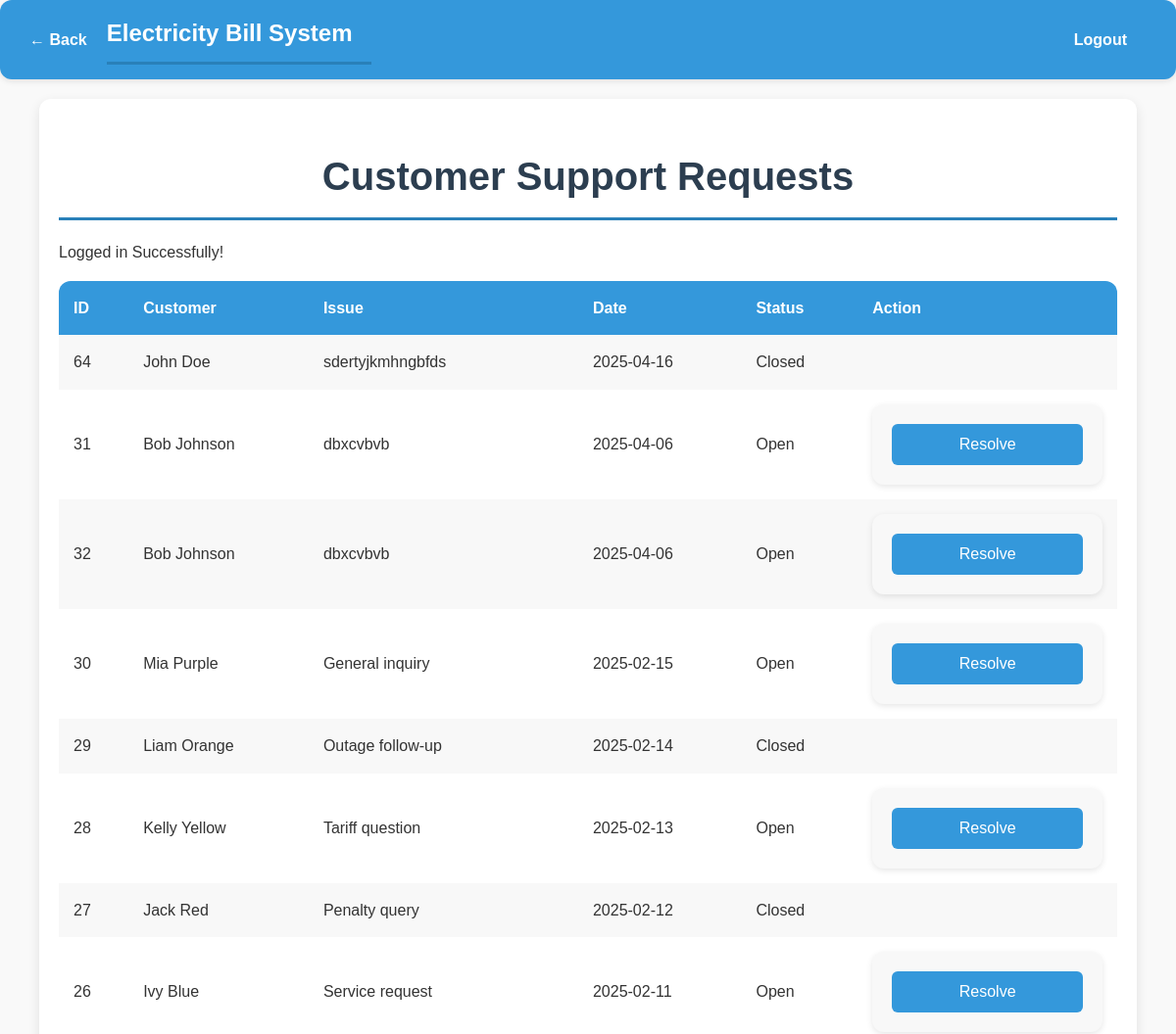
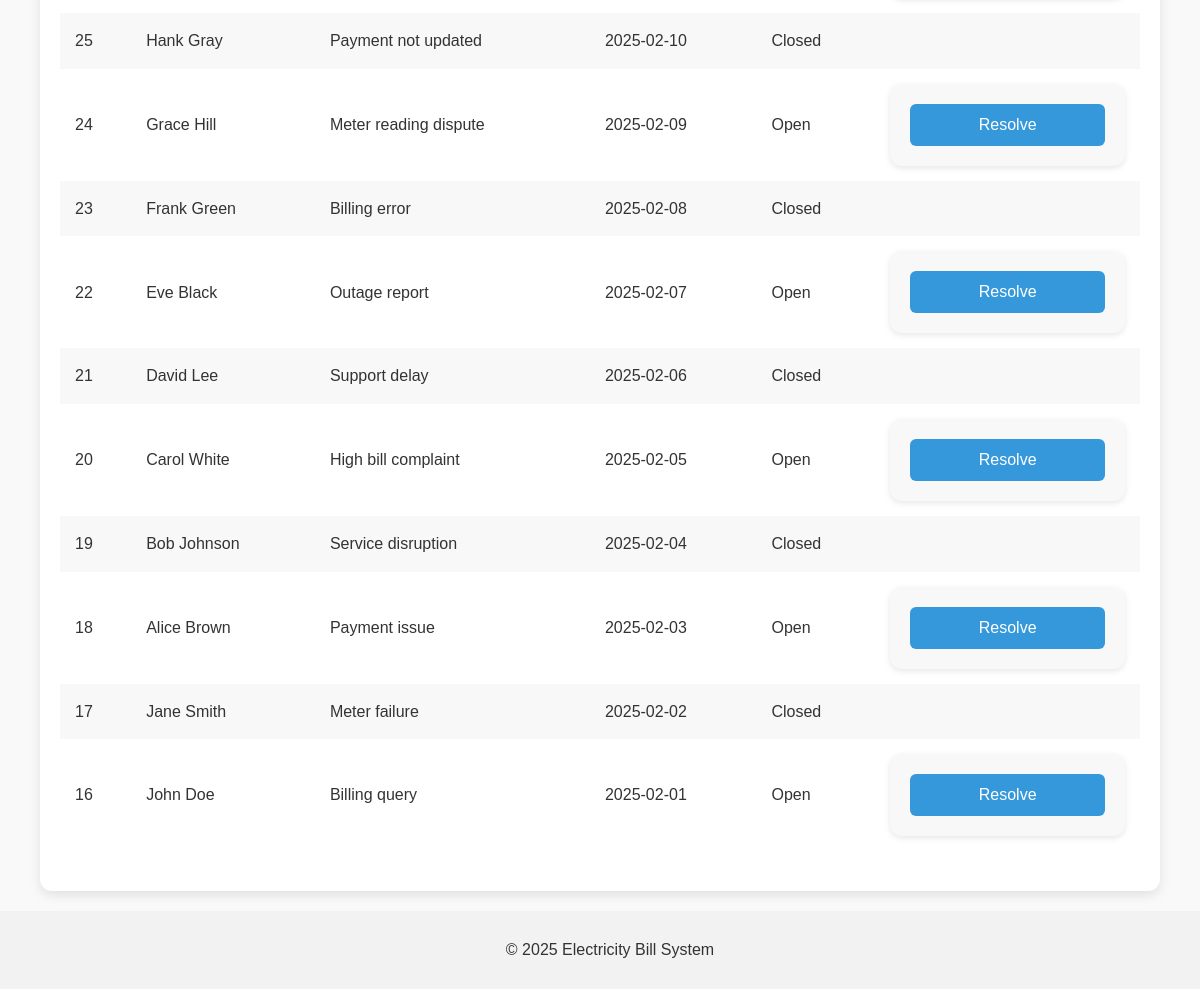
Screenshot of /admin/view_support_requests.php (signed in) with the database file from the repository (2 pictures, top to bottom).
### tables this page shows
CREATE TABLE `Customer_Interaction` (
  `interaction_id` int NOT NULL AUTO_INCREMENT,
  `cust_id` int NOT NULL,
  `interaction_type` enum('Complaint','Support','Feedback') NOT NULL,
  `description` text NOT NULL,
  `interaction_date` date NOT NULL,
  `status` enum('Pending','Resolved','Open','Closed') NOT NULL,
  PRIMARY KEY (`interaction_id`),
  KEY `cust_id` (`cust_id`),
  CONSTRAINT `customer_interaction_ibfk_1` FOREIGN KEY (`cust_id`) REFERENCES `Customer` (`cust_id`)
);

CREATE TABLE `Customer` (
  `cust_id` int NOT NULL AUTO_INCREMENT,
  `cust_name` varchar(100) NOT NULL,
  `email` varchar(100) NOT NULL,
  `password` varchar(255) NOT NULL,
  `address_id` int NOT NULL,
  PRIMARY KEY (`cust_id`),
  UNIQUE KEY `email` (`email`),
  KEY `address_id` (`address_id`),
  CONSTRAINT `customer_ibfk_1` FOREIGN KEY (`address_id`) REFERENCES `Address` (`address_id`)
);

### admin/view_support_requests.php (the view, shortened to what this page needs)
<?php
include('../includes/db_connection.php');
include('../includes/header.php');
$success_message = isset($_SESSION['success_message']) ? $_SESSION['success_message'] : null;
$stmt = $conn->prepare("SELECT ci.interaction_id, c.cust_name, ci.description, ci.interaction_date, ci.status
                        FROM Customer_Interaction ci
                        JOIN Customer c ON ci.cust_id = c.cust_id
                        WHERE ci.interaction_type = 'Support'
                        ORDER BY ci.interaction_date DESC");
$stmt->execute();
$result = $stmt->get_result();
?>
<div class="container">
    <h1>Customer Support Requests</h1>
    <?php if ($success_message): ?><p class="success"><?= $success_message ?></p><?php endif; ?>
    <?php if ($result->num_rows > 0): ?>
        <table>
            <tr><th>ID</th><th>Customer</th><th>Issue</th><th>Date</th><th>Status</th><th>Action</th></tr>
            <?php while ($row = $result->fetch_assoc()): ?>
                <tr>
                    <td><?php echo $row['interaction_id']; ?></td>
                    <td><?php echo htmlspecialchars($row['cust_name']); ?></td>
                    <td><?php echo htmlspecialchars($row['description']); ?></td>
                    <td><?php echo $row['interaction_date']; ?></td>
                    <td><?php echo $row['status']; ?></td>
                    <td>
                        <?php if ($row['status'] == 'Open'): ?>
                            <form method="post">
                                <button type="submit" name="resolve">Resolve</button>
                            </form>
                        <?php endif; ?>
                    </td>
                </tr>
            <?php endwhile; ?>
        </table>
    <?php else: ?>
        <p>No support requests found.</p>
    <?php endif; ?>
</div>
<?php include('../includes/footer.php'); ?>

### css/styles.css (style rules this page uses)
body { font-family: 'Poppins', sans-serif; background-color: #f9f9f9; color: #333; margin: 0; padding: 0; line-height: 1.6; }
.container { width: 90%; max-width: 1200px; margin: 20px auto; padding: 20px; background-color: #ffffff; box-shadow: 0 4px 12px rgba(0, 0, 0, 0.1); border-radius: 12px; }
h1, h2, h3 { color: #2c3e50; margin-bottom: 20px; }
h1 { font-size: 2.5rem; text-align: center; border-bottom: 3px solid #2980b9; padding-bottom: 10px; }
form { display: flex; flex-direction: column; gap: 20px; max-width: 500px; margin: 0 auto; padding: 20px; background-color: #f8f8f8; border-radius: 12px; box-shadow: 0 2px 6px rgba(0, 0, 0, 0.1); }
button { padding: 12px 25px; background-color: #3498db; color: #fff; border: none; border-radius: 6px; font-size: 1rem; cursor: pointer; transition: background-color 0.3s ease, transform 0.3s ease; }
table { width: 100%; border-collapse: collapse; margin-bottom: 20px; background-color: #ffffff; border-radius: 12px; overflow: hidden; }
th, td { padding: 15px; text-align: left; color: #333; }
th { background-color: #3498db; color: #fff; font-weight: bold; }
tr:nth-child(even) { background-color: #f8f8f8; }

### rows the page displays
customer_interaction: interaction_id "64", cust.cust_name "John Doe", description "sdertyjkmhngbfds", interaction_date "2025-04-16", status "Closed"
customer_interaction: interaction_id "31", cust.cust_name "Bob Johnson", description "dbxcvbvb", interaction_date "2025-04-06", status "Open"
customer_interaction: interaction_id "32", cust.cust_name "Bob Johnson", description "dbxcvbvb", interaction_date "2025-04-06", status "Open"
customer_interaction: interaction_id "30", cust.cust_name "Mia Purple", description "General inquiry", interaction_date "2025-02-15", status "Open"
customer_interaction: interaction_id "29", cust.cust_name "Liam Orange", description "Outage follow-up", interaction_date "2025-02-14", status "Closed"
customer_interaction: interaction_id "28", cust.cust_name "Kelly Yellow", description "Tariff question", interaction_date "2025-02-13", status "Open"
customer_interaction: interaction_id "27", cust.cust_name "Jack Red", description "Penalty query", interaction_date "2025-02-12", status "Closed"
customer_interaction: interaction_id "26", cust.cust_name "Ivy Blue", description "Service request", interaction_date "2025-02-11", status "Open"
customer_interaction: interaction_id "25", cust.cust_name "Hank Gray", description "Payment not updated", interaction_date "2025-02-10", status "Closed"
customer_interaction: interaction_id "24", cust.cust_name "Grace Hill", description "Meter reading dispute", interaction_date "2025-02-09", status "Open"
customer_interaction: interaction_id "23", cust.cust_name "Frank Green", description "Billing error", interaction_date "2025-02-08", status "Closed"
customer_interaction: interaction_id "22", cust.cust_name "Eve Black", description "Outage report", interaction_date "2025-02-07", status "Open"
customer_interaction: interaction_id "21", cust.cust_name "David Lee", description "Support delay", interaction_date "2025-02-06", status "Closed"
customer_interaction: interaction_id "20", cust.cust_name "Carol White", description "High bill complaint", interaction_date "2025-02-05", status "Open"
customer_interaction: interaction_id "19", cust.cust_name "Bob Johnson", description "Service disruption", interaction_date "2025-02-04", status "Closed"
customer_interaction: interaction_id "18", cust.cust_name "Alice Brown", description "Payment issue", interaction_date "2025-02-03", status "Open"
customer_interaction: interaction_id "17", cust.cust_name "Jane Smith", description "Meter failure", interaction_date "2025-02-02", status "Closed"
customer_interaction: interaction_id "16", cust.cust_name "John Doe", description "Billing query", interaction_date "2025-02-01", status "Open"

### other values shown
$success_message "Logged in Successfully!"
